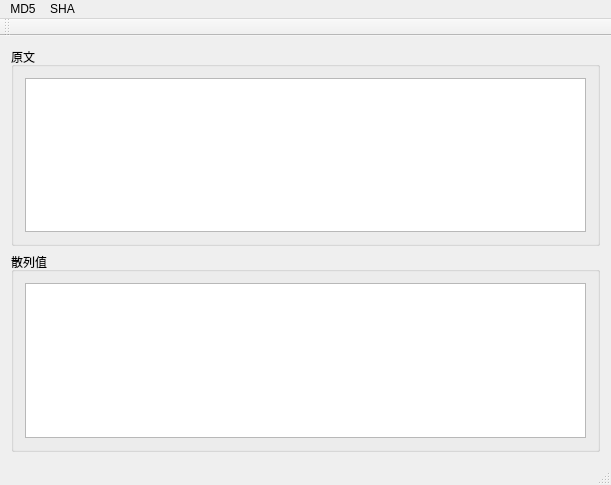
<?xml version="1.0" encoding="UTF-8"?>
<ui version="4.0">
 <class>MainWindow</class>
 <widget class="QMainWindow" name="MainWindow">
  <property name="geometry">
   <rect>
    <x>0</x>
    <y>0</y>
    <width>611</width>
    <height>485</height>
   </rect>
  </property>
  <property name="windowTitle">
   <string>HashTools</string>
  </property>
  <widget class="QWidget" name="centralWidget">
   <layout class="QVBoxLayout" name="verticalLayout">
    <item>
     <widget class="QGroupBox" name="groupBox">
      <property name="title">
       <string>原文</string>
      </property>
      <layout class="QHBoxLayout" name="horizontalLayout">
       <item>
        <widget class="QTextEdit" name="source">
         <property name="acceptRichText">
          <bool>false</bool>
         </property>
        </widget>
       </item>
      </layout>
     </widget>
    </item>
    <item>
     <widget class="QGroupBox" name="groupBox_2">
      <property name="title">
       <string>散列值</string>
      </property>
      <layout class="QHBoxLayout" name="horizontalLayout_2">
       <item>
        <widget class="QTextEdit" name="hashResult">
         <property name="readOnly">
          <bool>true</bool>
         </property>
        </widget>
       </item>
      </layout>
     </widget>
    </item>
   </layout>
  </widget>
  <widget class="QMenuBar" name="menuBar">
   <property name="geometry">
    <rect>
     <x>0</x>
     <y>0</y>
     <width>611</width>
     <height>26</height>
    </rect>
   </property>
   <widget class="QMenu" name="menuMD5">
    <property name="title">
     <string>MD5</string>
    </property>
    <addaction name="actionMD5"/>
   </widget>
   <widget class="QMenu" name="menuSHA">
    <property name="title">
     <string>SHA</string>
    </property>
    <addaction name="actionSHA1"/>
    <addaction name="actionSHA224"/>
    <addaction name="actionSHA256"/>
    <addaction name="actionSHA384"/>
    <addaction name="actionSHA512"/>
   </widget>
   <addaction name="menuMD5"/>
   <addaction name="menuSHA"/>
  </widget>
  <widget class="QToolBar" name="mainToolBar">
   <attribute name="toolBarArea">
    <enum>TopToolBarArea</enum>
   </attribute>
   <attribute name="toolBarBreak">
    <bool>false</bool>
   </attribute>
  </widget>
  <widget class="QStatusBar" name="statusBar"/>
  <action name="actionMD5">
   <property name="text">
    <string>MD5</string>
   </property>
  </action>
  <action name="actionSHA1">
   <property name="text">
    <string>SHA-1</string>
   </property>
  </action>
  <action name="actionSHA224">
   <property name="text">
    <string>SHA-224</string>
   </property>
  </action>
  <action name="actionSHA256">
   <property name="text">
    <string>SHA-256</string>
   </property>
  </action>
  <action name="actionSHA384">
   <property name="text">
    <string>SHA-384</string>
   </property>
  </action>
  <action name="actionSHA512">
   <property name="text">
    <string>SHA-512</string>
   </property>
  </action>
 </widget>
 <layoutdefault spacing="6" margin="11"/>
 <resources/>
 <connections/>
</ui>
